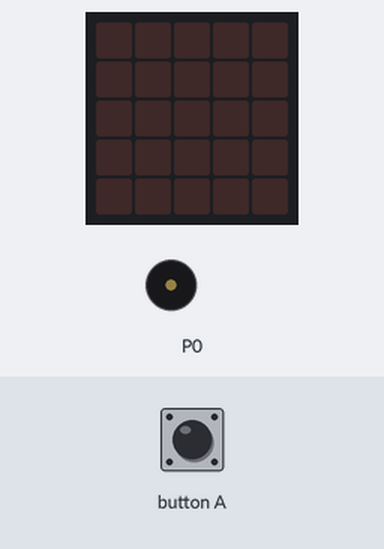
Bench run of a program on a simulated BBC micro:bit (MakeCode). Shown: the board's 5×5 LED display, buzzer (waves = sounding). The test bench sets the inputs (shaded band). The 48×5 strip is a reading aid, not a part: it shows the text the display is scrolling, unrolled, one strip-width of it at a time.

Above: at 1.2 s.
1.3 s: button A pressed for 0.15 s
At 2.0 s:
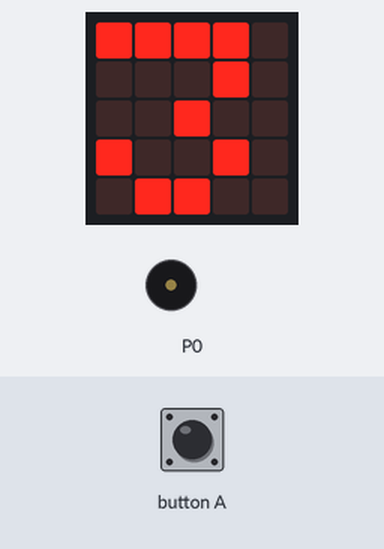
At 4.67 s:
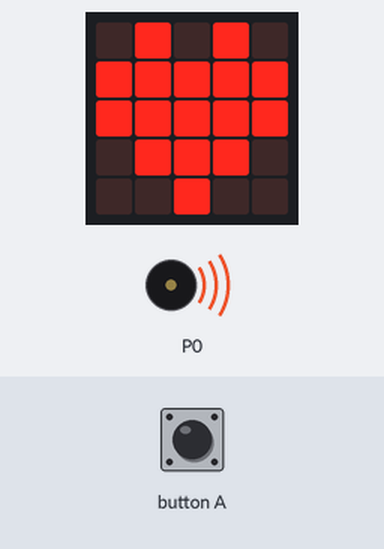
13.4 s: button A pressed for 0.15 s
At 17.9 s:
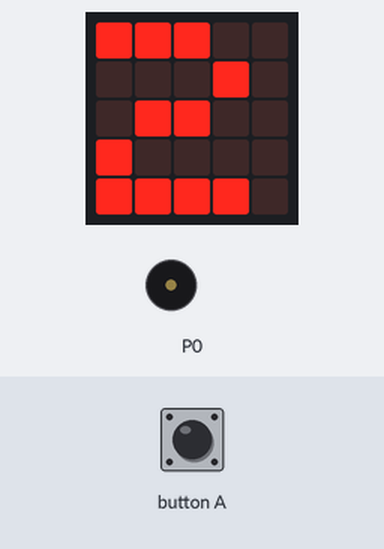
Timing chart, 0 to 25.4 s (numbered marks = the images above; inputs shaded):
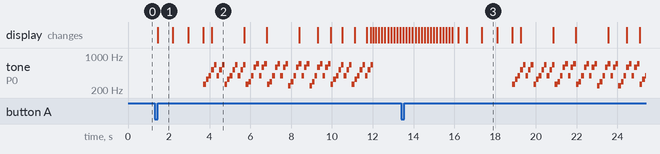

Measured:
- after the input at 1.3 s, tone on P0: plays 262 Hz for 0.13 s, 330 Hz for 0.13 s, 392 Hz for 0.13 s, 523 Hz for 0.13 s, 659 Hz for 0.13 s, 392 Hz for 0.13 s … (64 notes in this stretch), starting after 2.4 s; the display: changes after 0.15 s (image 1)
- after the input at 13.4 s, tone on P0: plays 262 Hz for 0.13 s, 330 Hz for 0.13 s, 392 Hz for 0.13 s, 523 Hz for 0.13 s, 659 Hz for 0.13 s, 392 Hz for 0.13 s … (51 notes in this stretch), starting after 5.5 s; the display: first differs from a run without the input after 3.2 s (image 3 shows a later state)
- what the display in image 1 shows lasts 0.7 s, from 1.5 s to 2.2 s

The program:

main.ts
```typescript
input.onButtonPressed(Button.A, function () {
    basic.showNumber(3)
    basic.showNumber(2)
    basic.showNumber(1)
    music.startMelody(music.builtInMelody(Melodies.Prelude), MelodyOptions.Once)
    basic.showLeds(`
        . . . . .
        . . . . .
        . . . . .
        . . . . .
        . . . . .
        `)
    basic.showIcon(IconNames.Heart)
    basic.pause(1000)
    basic.showIcon(IconNames.SmallHeart)
    basic.pause(500)
    basic.showIcon(IconNames.Heart)
    basic.pause(1000)
    basic.showLeds(`
        . # . # .
        # # # # #
        # . . . #
        . # # # .
        . . # . .
        `)
    basic.pause(500)
    basic.showIcon(IconNames.Heart)
    basic.showIcon(IconNames.SmallHeart)
    basic.showIcon(IconNames.Heart)
    basic.showIcon(IconNames.SmallHeart)
    basic.showString("Hola")
    basic.showLeds(`
        . . . . .
        . . . . .
        . . . . .
        . . . . .
        . . . . .
        `)
})
```

test.ts
```typescript
// aquí va el archivo "tests"; esto no se compilará cuando este paquete se utilice como una extensión.
```
